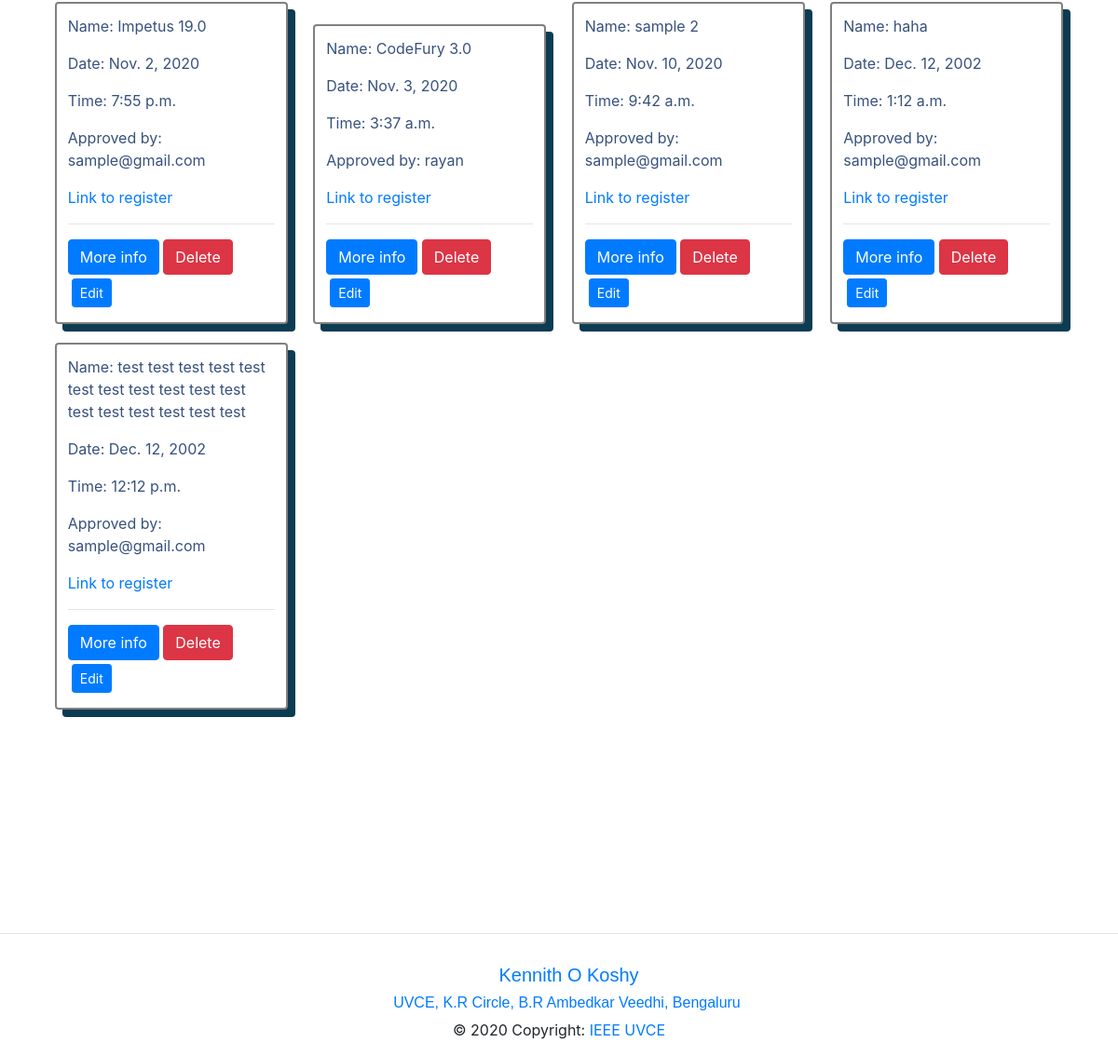
The app's page /events/db_ev (signed in, lower part), older data.
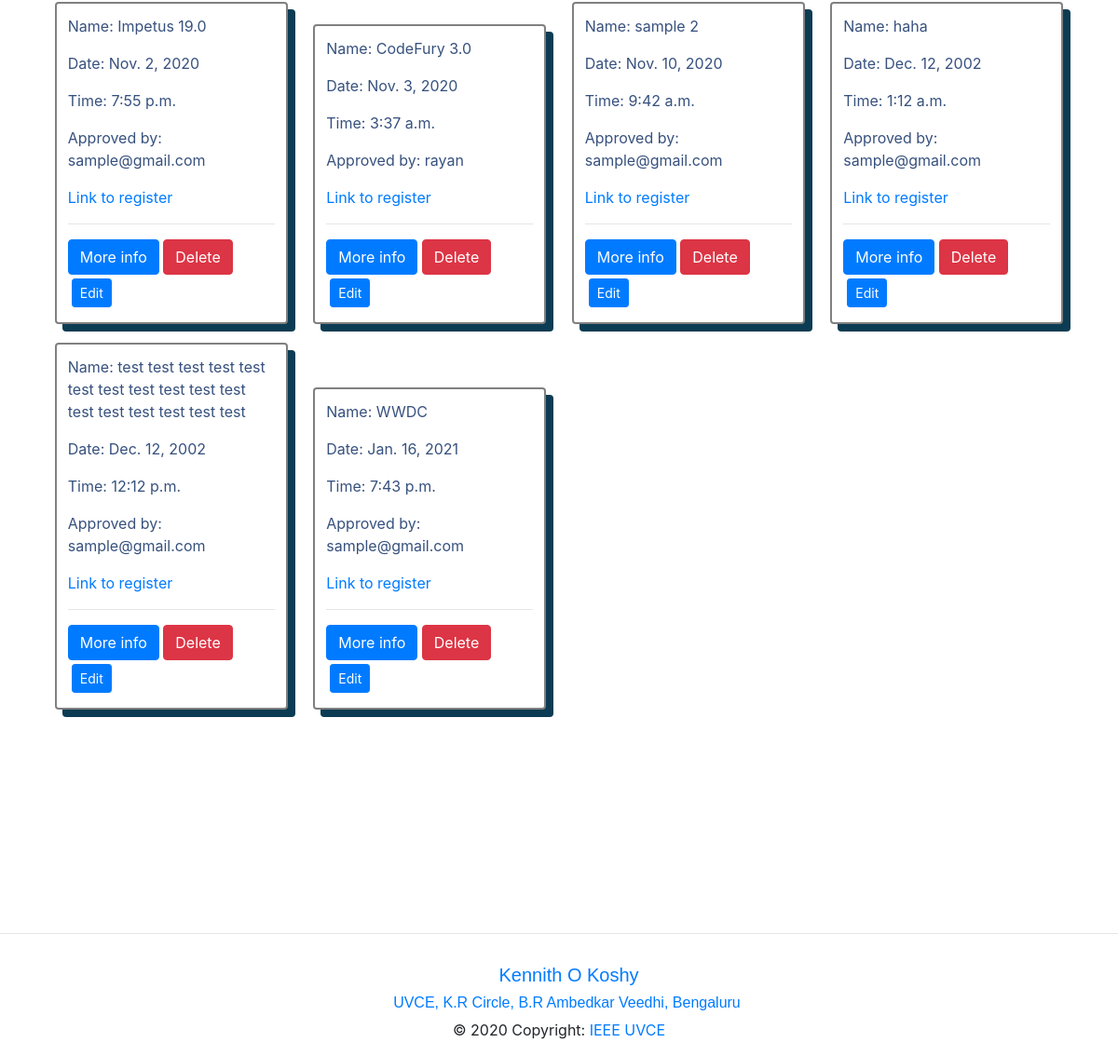
The same page, newer data.
### events/models.py (models this page shows, shortened)
class Event(models.Model):
    event_name = models.CharField(max_length=200)
    slug = models.SlugField(max_length=400)
    date = models.DateField()
    time = models.TimeField()
    location = models.CharField(max_length=100)
    reg = models.URLField()
    description = models.TextField(max_length=1000, blank=True)
    created = models.DateTimeField(auto_now_add=True)
    orgzer = models.CharField(max_length=200)
    winners = models.TextField(blank=True, default='Not Yet Decided')
    author = models.ForeignKey(User, default=None, on_delete=models.CASCADE)
    is_approved = models.BooleanField(default=False, blank=True)
    approved_by = models.CharField(
        max_length=40,  null=True, blank=True, default=" ")
    class Meta:
        verbose_name = "Event"
        verbose_name_plural = "Events"

### events/views.py (the view)
# urls.py: path('db_ev', views.sig_view, name="dashboard"),
@login_required(login_url="/accounts/login/")
def sig_view(request):
    user = request.user
    events = Event.objects.filter(author=user)
    approval = Event.objects.filter(is_approved=False).exclude(author=user)
    context = {
        'events': events,
    }
    if request.user.is_superuser or request.user == 'WEB DEV SIG IEEE' or request.user.username == 'Approval Team':
        context['approval'] = approval
    else:
        context['approval'] = None
    if request.user.is_sig_head:
        return render(request, 'events/events_dashboard.html', context)
    return redirect('articles:s_dashboard')

### events/templates/events/events_dashboard.html (shortened to what this page needs)
{% extends 'base.html' %} {% block content %}
<section id="skills" class="skills">
  <div class="container" data-aos="fade-up">
    <div class="event-container">
      {% for event in events %}
      <div class="event">
        <p>Name: {{ event.event_name }}</p>
        <p>Date: {{ event.date }}</p>
        <p>Time: {{ event.time }}</p>
        <p>Approved by: {{ event.approved_by }}</p>
        <a href="{{event.reg}}">Link to register</a>
        <br />
        <hr />
        <a href="{% url 'articles:detail' slug=event.slug %}" class="btn btn-primary">More info</a>
        <a href="{% url 'articles:delete' slug=event.slug %}" class="btn btn-danger">Delete</a>
        <a href="{% url 'articles:edit' slug=event.slug %}" class="btn btn-primary btn-sm m-1">Edit</a>
      </div>
      {% endfor %}
    </div>
  </div>
</section>
{% endblock %}

Row changes from the older to the newer data that the page shows:
added Event: event_name "WWDC", date "Jan. 16, 2021", time "7:43 p.m.", approved_by "sample@gmail.com"
